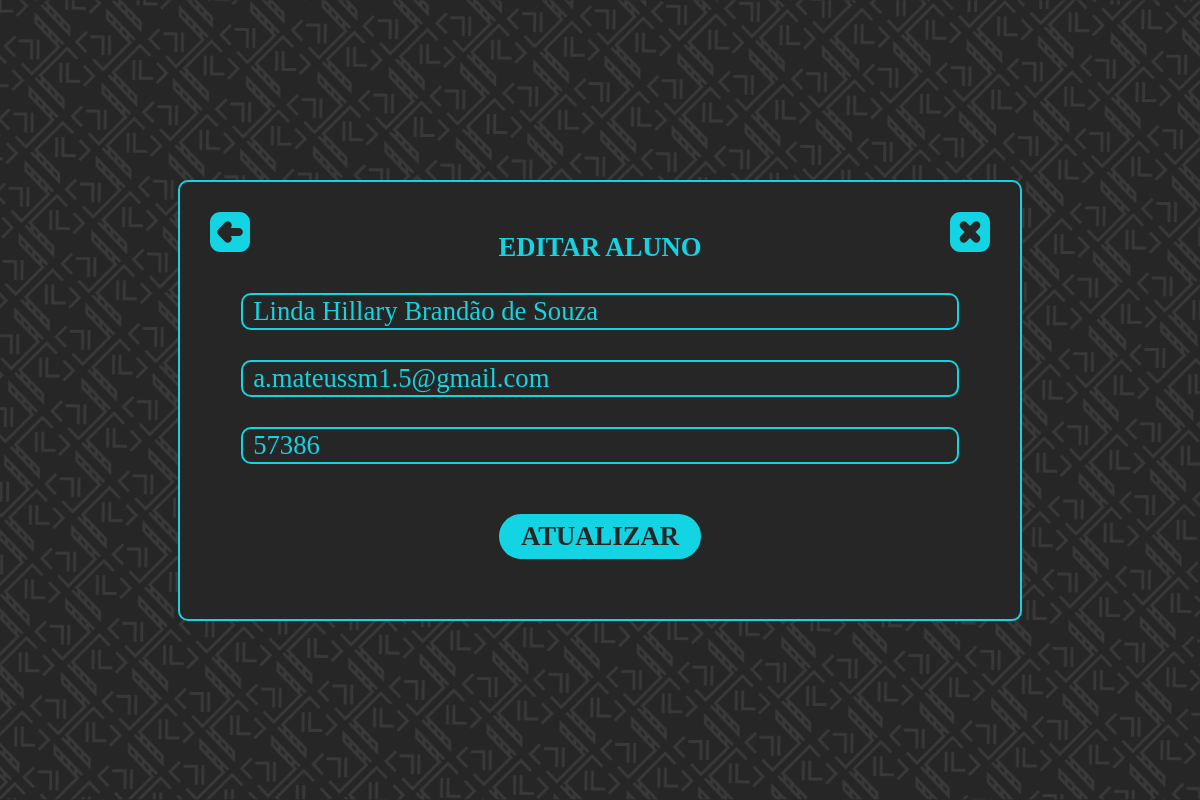
Screenshot of /pages/student/show_student/edit_student?id_student=3 (signed in) with the database file from the repository.
### tables this page shows
CREATE TABLE aluno (
    id_aluno        INTEGER       PRIMARY KEY AUTOINCREMENT
                                  NOT NULL,
    nome_aluno      VARCHAR (60)  NOT NULL,
    email_aluno     VARCHAR (100),
    matricula_aluno VARCHAR (60),
    id_usuario      INTEGER       REFERENCES usuario (id_usuario) 
                                  NOT NULL
);

### pages/student/show_student/edit_student/index.php (the view, shortened to what this page needs)
<!DOCTYPE html>
<html lang="pt-br" dir="ltr">
  <head>
    <link rel="stylesheet" type="text/css" href="../../../../styles/styles.css">
  </head>
  <body>
      <?php
        $id_student_edit = $_GET['id_student'];
        $id_user = $_SESSION['id_user'];
        function getStudent($id_student_edit, $id_user){
      		try{
      			$pdo = new PDO('sqlite:'.$_SESSION['absolute_path_base'].'src/database/database.db');
      			$statement = $pdo->query("SELECT * FROM aluno WHERE id_usuario='".$id_user."' AND id_aluno='".$id_student_edit."'");
      			$rows = $statement->fetchAll(PDO::FETCH_ASSOC);
      		}catch(PDOException $e){
      			$rows = 0;
      			echo "<pre>";
      			echo $e;
      			echo "</pre>";
      		}
      		return $rows;
      	}
        $rows = getStudent($id_student_edit, $id_user);
      ?>
      <section class="window">
        <div class="container all">
          <form action="settings.php?id_student=<?php echo $id_student_edit; ?>" method="post">
            <div class="inner_container">
            <div class="title">EDITAR ALUNO</div>
            <input type="text" class="input_text" placeholder="Digite o nome do aluno" value="<?php echo $rows[0]['nome_aluno']; ?>" name="name_student" required>
            <input type="email" class="input_text" placeholder="Digite o email do aluno" value="<?php echo $rows[0]['email_aluno']; ?>" name="email_student" required>
            <input type="number" class="input_text" placeholder="Digite o nº de matrícula do aluno" value="<?php echo $rows[0]['matricula_aluno']; ?>"  name="reg_student" readonly>
          </div>
        <button class="button" type="submit">ATUALIZAR</button>
        </form>
        <a href='javascript:history.go(-1)'><img src="../../../../assets/Icons/voltar.svg" class="icon_voltar"></a>
        <a href='desconectar.php' onclick="return confirm('Tem certeza que deseja sair?')"><img src="../../../../assets/Icons/fechar.svg" class="icon_fechar"></a>
      </div>
    </section>
  </body>
</html>

### styles/styles.css (style rules this page uses)
:root { --font_size: 20pt; --font_size_medium: 14pt; --main_color: #13D4E2; --second_color: #BAE6E9; --third_color: #f9f9f9; --bg_color_main: rgb(38, 38, 38); --bg_color_second: rgb(51, 51, 51); --danger-color-200: rgb(179, 21, 21); --danger-color-400: rgb(206, 80, 80); }
* { font-family:Calibri; font-size:var(--font_size); }
html { scroll-behavior: smooth; background-color: var(--bg_color_main); width: 100%; }
body { width: 100%; background-color: var(--bg_color_main); margin: 0px; }
input { background-color: var(--bg_color_main); }
.window { min-height: 100vh; display: flex; flex-direction: column; align-items: center; justify-content: center; background: url('../assets/BG_01.png') center center no-repeat fixed; background-color: var(--bg_main_color); -webkit-background-size: cover; -moz-background-size: cover; -o-background-size: cover; background-size: cover; }
.button { cursor: pointer; color: var(--bg_color_main); padding: 5px 20px; background-color: var(--main_color); border:solid 2px var(--main_color); border-radius: 40px; font-weight: bold; margin-bottom: 30px; }
.input_text { border:solid 2px var(--main_color); border-radius: 10px; color: var(--main_color); padding-left: 10px; padding-right: 10px; margin-bottom: 30px; background-color: var(--bg_color_main); }
input[type=number] { -moz-appearance: textfield; appearance: textfield; }
.container { background-color: var(--bg_color_main); position: relative; display: flex; text-align: center; flex-direction: column; --length_container:max-content; width: var(--length_container); height: var(--length_container); border-style: solid; padding: 30px; border-width: 2px; border-radius: 10px; border-color: var(--main_color); margin: 50px 0px; }
.inner_container { position: relative; display: flex; flex-direction: column; --length_container:max-content; height: var(--length_container); padding-left: 4%; padding-right: 4%; padding-top: 20px; margin-bottom: 20px; }
.title { padding-bottom: 30px; font-weight: bold; color: var(--main_color); }
.icon_fechar { width: 40px; position: absolute; top: 30px; right: 30px; }
.icon_voltar { width: 40px; position: absolute; top: 30px; left: 30px; }
.all { width: 65%; }
a { text-decoration: none; }

### rows the page displays
aluno: name_student "Linda Hillary Brandão de Souza", email_student "a.mateussm1.5@gmail.com", reg_student "57386"
